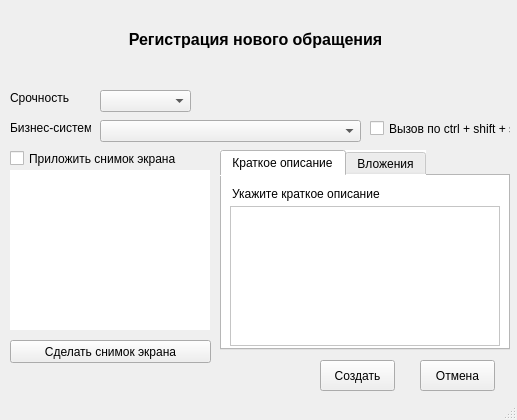
<?xml version="1.0" encoding="UTF-8"?>
<ui version="4.0">
 <class>MainWindow</class>
 <widget class="QMainWindow" name="MainWindow">
  <property name="geometry">
   <rect>
    <x>0</x>
    <y>0</y>
    <width>517</width>
    <height>420</height>
   </rect>
  </property>
  <property name="minimumSize">
   <size>
    <width>1</width>
    <height>1</height>
   </size>
  </property>
  <property name="maximumSize">
   <size>
    <width>630</width>
    <height>420</height>
   </size>
  </property>
  <property name="windowTitle">
   <string>RedButton</string>
  </property>
  <property name="autoFillBackground">
   <bool>false</bool>
  </property>
  <property name="styleSheet">
   <string notr="true"/>
  </property>
  <widget class="QWidget" name="centralwidget">
   <property name="autoFillBackground">
    <bool>false</bool>
   </property>
   <property name="styleSheet">
    <string notr="true"/>
   </property>
   <widget class="QTabWidget" name="tabWidget">
    <property name="geometry">
     <rect>
      <x>220</x>
      <y>150</y>
      <width>290</width>
      <height>200</height>
     </rect>
    </property>
    <property name="styleSheet">
     <string notr="true">background-color:rgb(255, 255, 255)</string>
    </property>
    <property name="currentIndex">
     <number>0</number>
    </property>
    <widget class="QWidget" name="tab">
     <attribute name="title">
      <string>Краткое описание</string>
     </attribute>
     <widget class="QTextEdit" name="textEdit">
      <property name="geometry">
       <rect>
        <x>8</x>
        <y>30</y>
        <width>270</width>
        <height>140</height>
       </rect>
      </property>
     </widget>
     <widget class="QLabel" name="label_3">
      <property name="geometry">
       <rect>
        <x>10</x>
        <y>10</y>
        <width>160</width>
        <height>16</height>
       </rect>
      </property>
      <property name="text">
       <string>Укажите краткое описание</string>
      </property>
     </widget>
    </widget>
    <widget class="QWidget" name="tab_2">
     <attribute name="title">
      <string>Вложения</string>
     </attribute>
    </widget>
   </widget>
   <widget class="QCheckBox" name="checkBox">
    <property name="geometry">
     <rect>
      <x>10</x>
      <y>150</y>
      <width>171</width>
      <height>17</height>
     </rect>
    </property>
    <property name="text">
     <string>Приложить снимок экрана</string>
    </property>
   </widget>
   <widget class="QPushButton" name="takeScreenShot">
    <property name="geometry">
     <rect>
      <x>10</x>
      <y>340</y>
      <width>201</width>
      <height>23</height>
     </rect>
    </property>
    <property name="text">
     <string>Сделать снимок экрана</string>
    </property>
   </widget>
   <widget class="QLabel" name="label">
    <property name="geometry">
     <rect>
      <x>10</x>
      <y>120</y>
      <width>81</width>
      <height>16</height>
     </rect>
    </property>
    <property name="text">
     <string>Бизнес-система</string>
    </property>
   </widget>
   <widget class="QLabel" name="label_2">
    <property name="geometry">
     <rect>
      <x>10</x>
      <y>90</y>
      <width>61</width>
      <height>16</height>
     </rect>
    </property>
    <property name="text">
     <string>Срочность</string>
    </property>
   </widget>
   <widget class="QComboBox" name="priority">
    <property name="geometry">
     <rect>
      <x>100</x>
      <y>90</y>
      <width>91</width>
      <height>22</height>
     </rect>
    </property>
   </widget>
   <widget class="QComboBox" name="bssystemlist">
    <property name="geometry">
     <rect>
      <x>100</x>
      <y>120</y>
      <width>261</width>
      <height>22</height>
     </rect>
    </property>
    <property name="styleSheet">
     <string notr="true"/>
    </property>
   </widget>
   <widget class="QPushButton" name="pushButton_2">
    <property name="geometry">
     <rect>
      <x>320</x>
      <y>360</y>
      <width>75</width>
      <height>31</height>
     </rect>
    </property>
    <property name="text">
     <string>Создать</string>
    </property>
   </widget>
   <widget class="QPushButton" name="pushButton_3">
    <property name="geometry">
     <rect>
      <x>420</x>
      <y>360</y>
      <width>75</width>
      <height>31</height>
     </rect>
    </property>
    <property name="text">
     <string>Отмена</string>
    </property>
   </widget>
   <widget class="QLabel" name="label_4">
    <property name="geometry">
     <rect>
      <x>120</x>
      <y>30</y>
      <width>271</width>
      <height>20</height>
     </rect>
    </property>
    <property name="font">
     <font>
      <pointsize>12</pointsize>
      <weight>75</weight>
      <bold>true</bold>
     </font>
    </property>
    <property name="text">
     <string>Регистрация нового обращения</string>
    </property>
    <property name="alignment">
     <set>Qt::AlignHCenter|Qt::AlignTop</set>
    </property>
   </widget>
   <widget class="QLabel" name="screenShotView">
    <property name="geometry">
     <rect>
      <x>10</x>
      <y>170</y>
      <width>200</width>
      <height>160</height>
     </rect>
    </property>
    <property name="styleSheet">
     <string notr="true">background: rgb(255,255,255)</string>
    </property>
    <property name="text">
     <string/>
    </property>
   </widget>
   <widget class="QCheckBox" name="checkBox_2">
    <property name="geometry">
     <rect>
      <x>370</x>
      <y>120</y>
      <width>141</width>
      <height>17</height>
     </rect>
    </property>
    <property name="text">
     <string>Вызов по ctrl + shift + s</string>
    </property>
   </widget>
  </widget>
  <widget class="QStatusBar" name="statusbar">
   <property name="enabled">
    <bool>true</bool>
   </property>
  </widget>
 </widget>
 <resources/>
 <connections/>
</ui>
